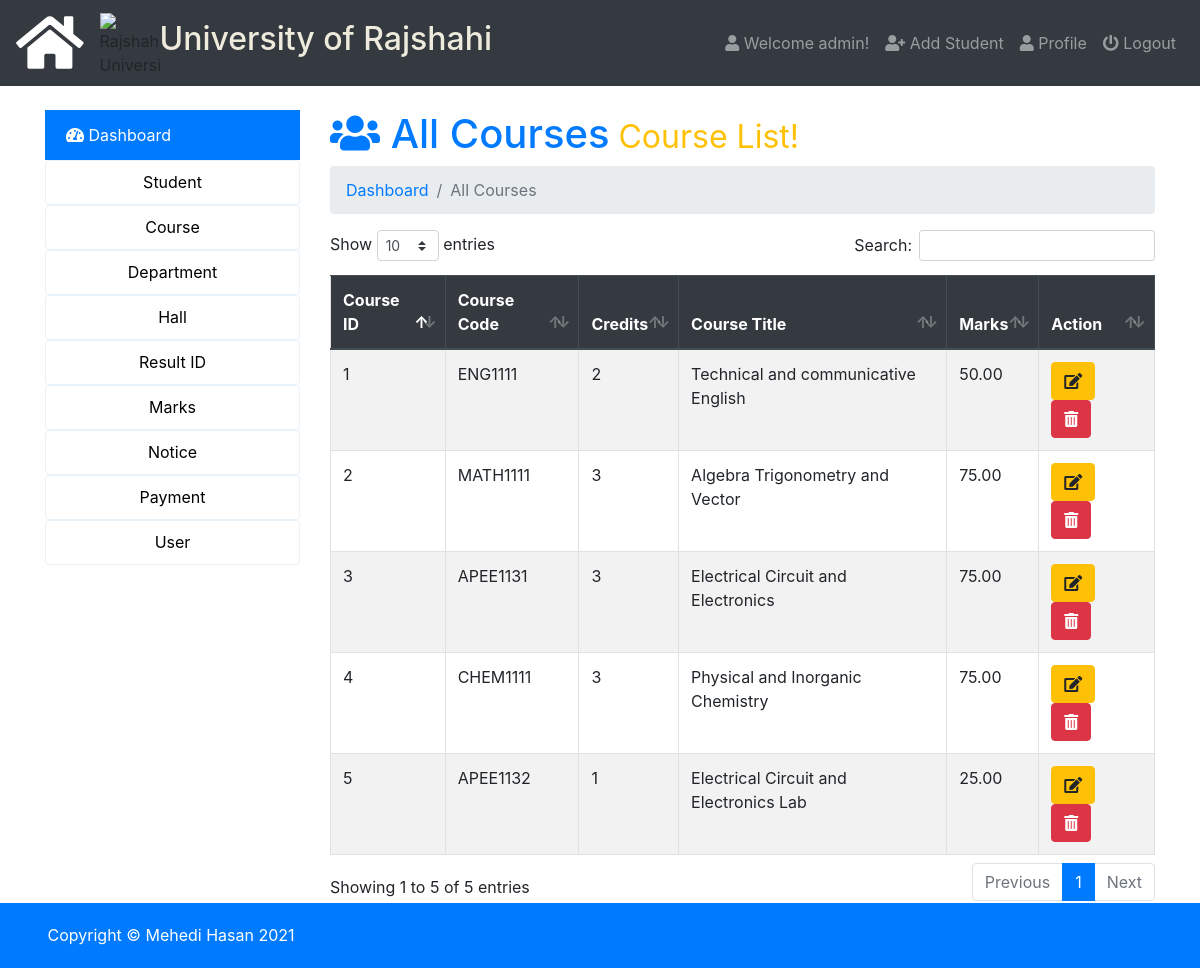
/admin/index.php?page=all-course (signed in), run on an earlier commit of the app's database.
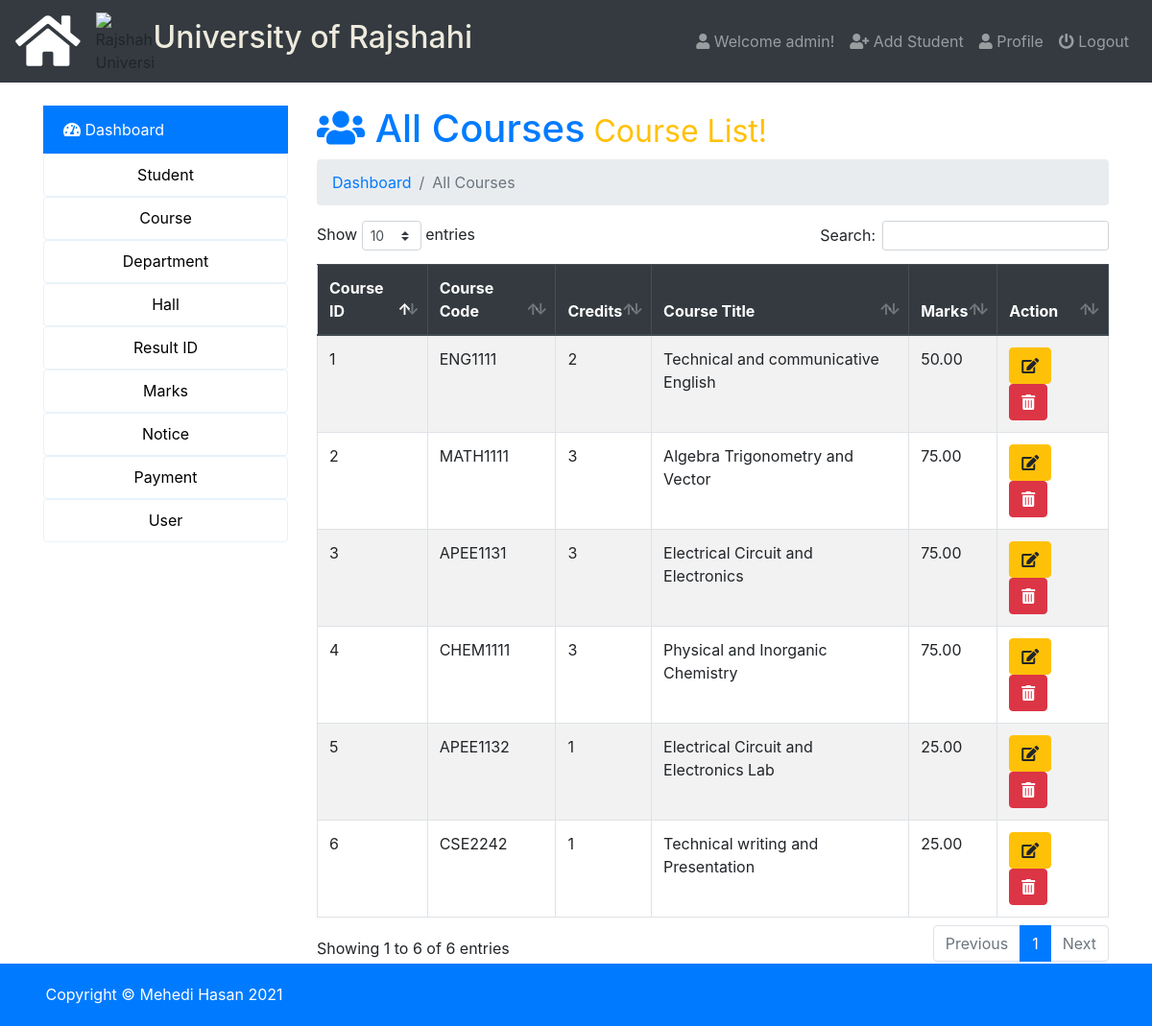
And on a later commit of the database.
### tables this page shows
CREATE TABLE `course_information` (
  `course_id` int(11) NOT NULL,
  `course_code` varchar(50) NOT NULL,
  `credits` enum('1','2','3') NOT NULL,
  `course_title` text NOT NULL,
  `marks` decimal(10,2) NOT NULL
);

### admin/all-course.php (the view, shortened to what the changed rows need)
<h1 class="text-primary"><i class="fas fa-users"></i>  All Courses<small class="text-warning"> Course List!</small></h1>
<nav aria-label="breadcrumb">
  <ol class="breadcrumb">
  </ol>
</nav>
<table class="table  table-striped table-hover table-bordered" id="data">
  <thead class="thead-dark">
    <tr>
      <th scope="col">Course ID</th>
      <th scope="col">Course Code</th>
      <th scope="col">Credits</th>
      <th scope="col">Course Title</th>
      <th scope="col">Marks</th>
      <th scope="col">Action</th>
    </tr>
  </thead>
  <tbody>
    <?php
      $query=mysqli_query($db_con,'SELECT * FROM `course_information` ORDER BY `course_information`.`course_id` ASC;');
      $i=1;
      while ($result = mysqli_fetch_array($query)) { ?>
      <tr>
        <?php
        echo '<td>'.($result['course_id']).'</td>
          <td>'.ucwords($result['course_code']).'</td>
          <td>'.$result['credits'].'</td>
          <td>'.$result['course_title'].'</td>
          <td>'.$result['marks'].'</td>
          <td>
            <a class="btn btn-xs btn-warning" href="index.php?page=editcourse&id='.base64_encode($result['course_id']).'">
              <i class="fa fa-edit"></i></a>
             &nbsp; <a class="btn btn-xs btn-danger" onclick="javascript:confirmationDelete($(this));return false;" href="index.php?page=delete-course&id='.base64_encode($result['course_id']).'">
             <i class="fas fa-trash-alt"></i></a></td>';?>
      </tr>
     <?php $i++;} ?>
  </tbody>
</table>

### admin/index.php (shortened to what the changed rows need)
<?php require_once 'db_con.php';
?>
<!doctype html>
<html lang="en">
  <head>
    <link rel="stylesheet" href="../css/bootstrap.min.css">
    <link rel="stylesheet" href="../css/dataTables.bootstrap4.min.css">
    <link rel="stylesheet" href="../css/fontawesome.min.css">
    <link rel="stylesheet" href="../css/solid.min.css">
    <link rel="stylesheet" href="https://cdnjs.cloudflare.com/ajax/libs/animate.css/4.0.0/animate.min.css"/>
    <link rel="stylesheet" type="text/css" href="../css/style.css">
  </head>
  <body>
<nav class="navbar navbar-expand-lg navbar-dark bg-dark">
  <h2 style="color: #eeebdd;">University of Rajshahi</h3>
  <div class="navbar-collapse collapse justify-content-end" id="navbarSupportedContent">
    <?php $showuser = $_SESSION['user_login']; $haha = mysqli_query($db_con,"SELECT * FROM `users` WHERE `username`='$showuser';"); $showrow=mysqli_fetch_array($haha); ?>
    <ul class="nav navbar-nav ">
      <li class="nav-item"><a class="nav-link" href="index.php?page=user-profile"><i class="fa fa-user"></i> Welcome <?php echo $showrow['name']; ?>!</a></li>
      <li class="nav-item"><a class="nav-link" href="index.php?page=add-student"><i class="fa fa-user-plus"></i> Add Student</a></li>
      <li class="nav-item"><a class="nav-link" href="index.php?page=user-profile"><i class="fa fa-user"></i> Profile</a></li>
      <li class="nav-item"><a class="nav-link" href="logout.php"><i class="fa fa-power-off"></i> Logout</a></li>
    </ul>
  </div>
</nav>
<br>
<div class="container">
    <div class="row">
        <div class="col-md-9">
             <div class="content">
                 <?php
                   if (isset($_GET['page'])) {
                    $page = $_GET['page'].'.php';
                    }else{
                      $page = 'dashboard.php';
                    }
                    if (file_exists($page)) {
                      require_once $page;
                    }else{
                      require_once '404.php';
                    }
                  ?>
             </div>
          </div>
        </div>
    </div>
  </body>
</html>

What changed in the data, as far as the page shows it:
added course_information: course_id "6", course_code "CSE2242", credits "1", course_title "Technical writing and Presentation", marks "25.00"
Also different on the page:
text written by a page script: "Show entries Search: Showing 1 to 5 of 5 entries Previous 1 Next" → "Show entries Search: Showing 1 to 6 of 6 entries Previous 1 Next"
